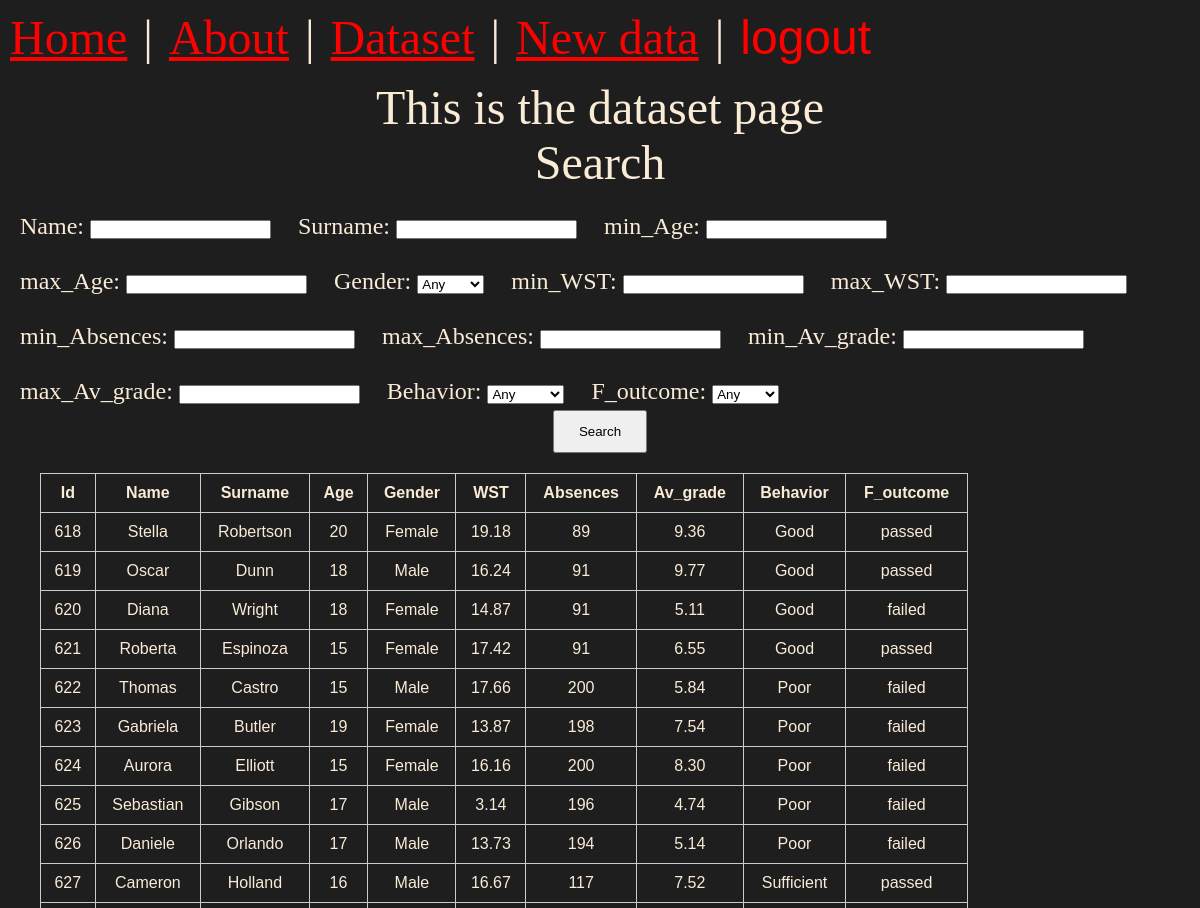
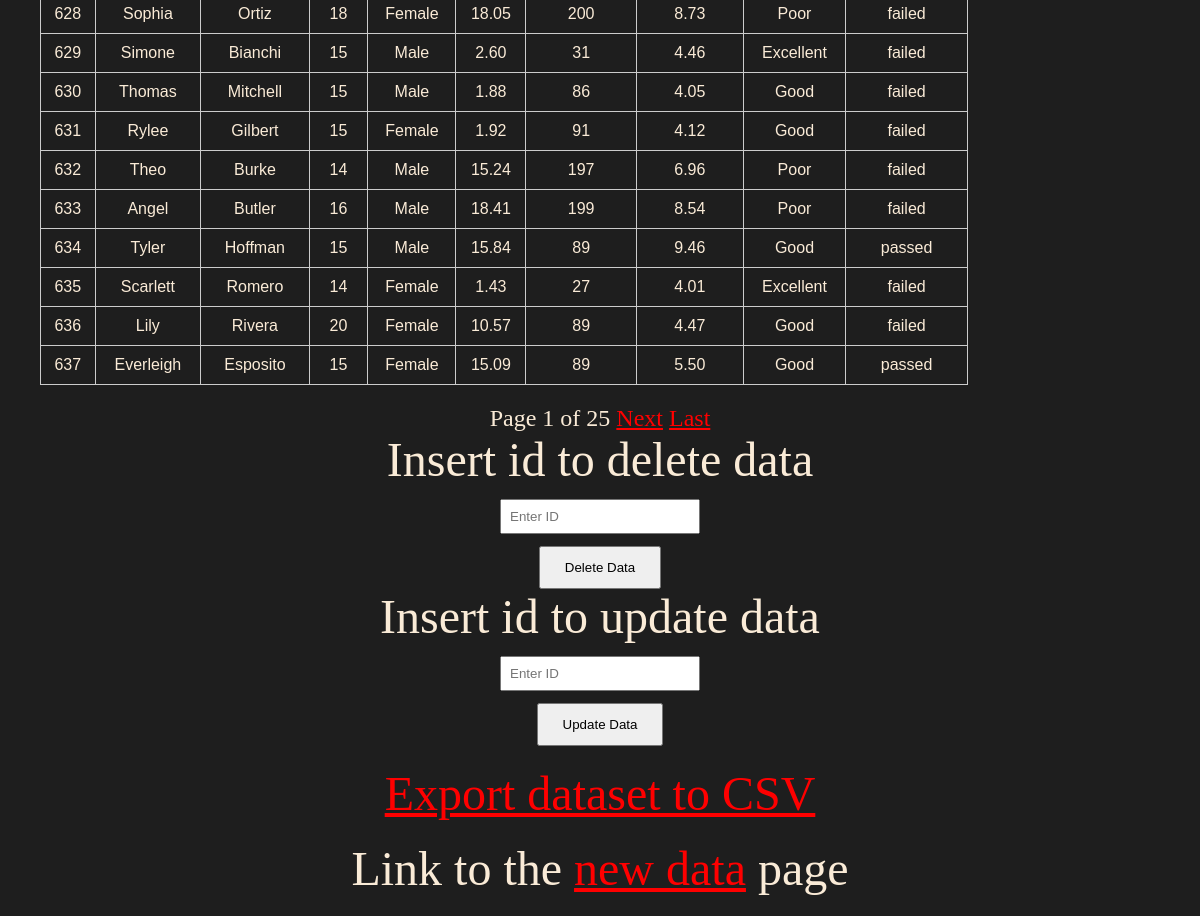
Screenshot of /dataset/dataset/ (signed in) with the database file from the repository (2 pictures, top to bottom).
### dataset/models.py (models this page shows, shortened)
class Data(models.Model):
    user = models.ForeignKey(User, on_delete=models.CASCADE)
    name = models.CharField(max_length = 20)
    surname = models.CharField(max_length = 20)
    age = models.PositiveIntegerField(validators=[MinValueValidator(14),MaxValueValidator(20)])
    gender = models.CharField(choices=[('Male', 'Male'), ('Female', 'Female')])
    weekly_study_time = models.FloatField(validators=[MinValueValidator(0.0)])
    absences = models.PositiveIntegerField(validators=[MaxValueValidator(300)])
    average_grade = models.FloatField(validators=[MinValueValidator(4),MaxValueValidator(10)])
    behavior = models.CharField(choices=[('Excellent', 'Excellent'),
                                                        ('Good', 'Good'),
                                                        ('Sufficient', 'Sufficient'),
                                                        ('Poor', 'Poor')])
    final_outcome =	models.CharField()

### dataset/views.py (the view)
# urls.py: path('dataset/',views.dataset_view, name= 'dataset'),
@login_required(login_url="login")
def dataset_view(request):
    current_user = request.user
    search_data_form = Searchdata_form(request.GET or None)
    data_list = Data.objects.filter(user=current_user)
    if search_data_form.is_valid():
        data_list = search_data(search_data_form,data_list)
    paginator = Paginator(data_list, 20)
    page_number = request.GET.get('page')
    page_obj = paginator.get_page(page_number)
    query_params = request.GET.copy()
    if 'page' in query_params:
        del query_params['page']
    query_string = query_params.urlencode()
    return render(request, 'dataset/dataset.html', {
                                                    'search_data_form': search_data_form,
                                                    'page_obj': page_obj,
                                                    'query_string': query_string,}
                )

### dataset/templates/dataset/dataset.html (shortened to what this page needs)
{% extends 'layout.html' %}
{% load static %}
{% block content %}
    <p> This is the dataset page </p>
    <p style = text-size: 1.5rem > Search </p>
    {% include 'partials/search_data.html' with form=search_data_form %}
    {% include 'partials/table_data.html' %}
    {% include 'partials/delete_data.html' %}
    {% include 'partials/update_data.html' %}
    {% include 'partials/export_csv.html' %}
    <p>Link to the <a href="{% url 'new_data' %}">new data</a> page</p>
{% endblock content %}

### dataset/templates/partials/table_data.html (shortened to what this page needs)
<div class="data_container">
    <table>
        <thead>
            <tr>
                <th>Id</th>
                <th>Name</th>
                <th>Surname</th>
                <th>Age</th>
                <th>Gender</th>
                <th>WST</th>
                <th>Absences</th>
                <th>Av_grade</th>
                <th>Behavior</th>
                <th>F_outcome</th>
            </tr>
        </thead>
        <tbody>
            {% for data in page_obj %}
                <tr>{{ data.value|floatformat:2 }}
                    <td>{{ data.id }}</td>
                    <td>{{ data.name }}</td>
                    <td>{{ data.surname }}</td>
                    <td>{{ data.age }}</td>
                    <td>{{ data.gender }}</td>
                    <td>{{ data.weekly_study_time|floatformat:2 }}</td>
                    <td>{{ data.absences }}</td>
                    <td>{{ data.average_grade|floatformat:2 }}</td>
                    <td>{{ data.behavior }}</td>
                    <td>{{ data.final_outcome }}</td>
                </tr>
            {% empty %}
                <tr>
                    <td colspan="3">No data available.</td>
                </tr>
            {% endfor %}
        </tbody>
    </table>
    </div>
    <div style="text-align: center; margin-top: 20px;">
    <span>Page {{ page_obj.number }} of {{ page_obj.paginator.num_pages }}</span>
    {% if page_obj.has_next %}
        <a href="?page={{ page_obj.next_page_number }}{% if query_string %}&{{ query_string }}{% endif %}">Next</a>
        <a href="?page={{ page_obj.paginator.num_pages }}{% if query_string %}&{{ query_string }}{% endif %}">Last</a>
    {% endif %}
    </div>

### static/css/style.css (style rules this page uses)
* { margin: 0; padding: 0; box-sizing: border-box; }
body { min-height: 100vh; display: grid; place-content: center; font-size: 3rem; background-color: rgb(30, 30, 30); color: antiquewhite; }
h1, p { text-align: center; }
a { color: red; }
div { font-size: 1.5rem; }
.data_container { text-align: left; margin-left: 0 !important; justify-self: start; width: 100%; }
table { width: 80%; margin-left: 20px; border-collapse: collapse; font-family: Arial, sans-serif; font-size: 1rem; }
table th, table td { border: 1px solid #ccc; padding: 10px; text-align: center; }
table th { font-weight: bold; }
.search_form p { font-size: 1.5rem; display: inline-block; margin-right: 15px; }

### rows the page displays
Data: id "618", name "Stella", surname "Robertson", age "20", gender "Female", weekly_study_time "19.18", absences "89", average_grade "9.36", behavior "Good", final_outcome "passed"
Data: id "619", name "Oscar", surname "Dunn", age "18", gender "Male", weekly_study_time "16.24", absences "91", average_grade "9.77", behavior "Good", final_outcome "passed"
Data: id "620", name "Diana", surname "Wright", age "18", gender "Female", weekly_study_time "14.87", absences "91", average_grade "5.11", behavior "Good", final_outcome "failed"
Data: id "621", name "Roberta", surname "Espinoza", age "15", gender "Female", weekly_study_time "17.42", absences "91", average_grade "6.55", behavior "Good", final_outcome "passed"
Data: id "622", name "Thomas", surname "Castro", age "15", gender "Male", weekly_study_time "17.66", absences "200", average_grade "5.84", behavior "Poor", final_outcome "failed"
Data: id "623", name "Gabriela", surname "Butler", age "19", gender "Female", weekly_study_time "13.87", absences "198", average_grade "7.54", behavior "Poor", final_outcome "failed"
Data: id "624", name "Aurora", surname "Elliott", age "15", gender "Female", weekly_study_time "16.16", absences "200", average_grade "8.30", behavior "Poor", final_outcome "failed"
Data: id "625", name "Sebastian", surname "Gibson", age "17", gender "Male", weekly_study_time "3.14", absences "196", average_grade "4.74", behavior "Poor", final_outcome "failed"
Data: id "626", name "Daniele", surname "Orlando", age "17", gender "Male", weekly_study_time "13.73", absences "194", average_grade "5.14", behavior "Poor", final_outcome "failed"
Data: id "627", name "Cameron", surname "Holland", age "16", gender "Male", weekly_study_time "16.67", absences "117", average_grade "7.52", behavior "Sufficient", final_outcome "passed"
Data: id "628", name "Sophia", surname "Ortiz", age "18", gender "Female", weekly_study_time "18.05", absences "200", average_grade "8.73", behavior "Poor", final_outcome "failed"
Data: id "629", name "Simone", surname "Bianchi", age "15", gender "Male", weekly_study_time "2.60", absences "31", average_grade "4.46", behavior "Excellent", final_outcome "failed"
Data: id "630", name "Thomas", surname "Mitchell", age "15", gender "Male", weekly_study_time "1.88", absences "86", average_grade "4.05", behavior "Good", final_outcome "failed"
Data: id "631", name "Rylee", surname "Gilbert", age "15", gender "Female", weekly_study_time "1.92", absences "91", average_grade "4.12", behavior "Good", final_outcome "failed"
Data: id "632", name "Theo", surname "Burke", age "14", gender "Male", weekly_study_time "15.24", absences "197", average_grade "6.96", behavior "Poor", final_outcome "failed"
Data: id "633", name "Angel", surname "Butler", age "16", gender "Male", weekly_study_time "18.41", absences "199", average_grade "8.54", behavior "Poor", final_outcome "failed"
Data: id "634", name "Tyler", surname "Hoffman", age "15", gender "Male", weekly_study_time "15.84", absences "89", average_grade "9.46", behavior "Good", final_outcome "passed"
Data: id "635", name "Scarlett", surname "Romero", age "14", gender "Female", weekly_study_time "1.43", absences "27", average_grade "4.01", behavior "Excellent", final_outcome "failed"
Data: id "636", name "Lily", surname "Rivera", age "20", gender "Female", weekly_study_time "10.57", absences "89", average_grade "4.47", behavior "Good", final_outcome "failed"
Data: id "637", name "Everleigh", surname "Esposito", age "15", gender "Female", weekly_study_time "15.09", absences "89", average_grade "5.50", behavior "Good", final_outcome "passed"

### other values shown
{{ page_obj.number }} "1"
{{ page_obj.paginator.num_pages }} "25"
